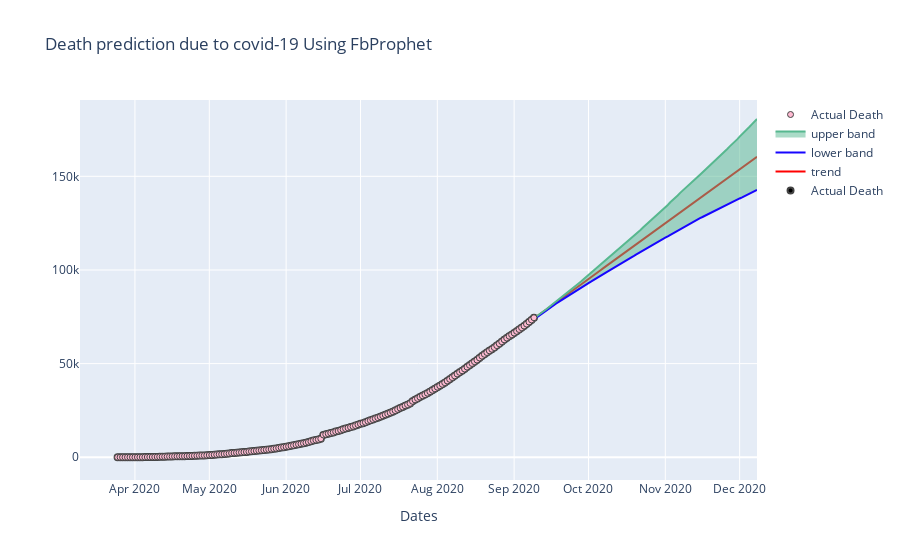

Source (notebook cell):
### Code cell
py.offline.iplot(figure)
plt.show()

### Figure 1 — Plotly figure (JSON) as saved in the notebook; plotly's stock layout.template omitted (floating-point values rounded to 4 significant figures; data arrays with more than 128 entries replaced by an {"elided": "..."} marker saying what was removed)
{"data": [{"name": "Actual Death", "y": {"elided": "169 int values"}, "mode": "markers", "marker": {"color": "black", "line": {"width": 2}}, "x": {"elided": "169 str values"}, "type": "scatter"}, {"name": "trend", "y": {"elided": "259 float values"}, "mode": "lines", "marker": {"color": "red", "line": {"width": 3}}, "x": {"elided": "259 str values"}, "type": "scatter"}, {"name": "lower band", "mode": "lines", "y": {"elided": "259 float values"}, "x": {"elided": "259 str values"}, "line": {"color": "#1705ff"}, "type": "scatter"}, {"name": "upper band", "mode": "lines", "y": {"elided": "259 float values"}, "x": {"elided": "259 str values"}, "line": {"color": "#57b88f"}, "type": "scatter", "fill": "tonexty"}, {"name": "Actual Death", "y": {"elided": "169 int values"}, "mode": "markers", "marker": {"color": "#FFBAD2", "line": {"width": 1}}, "x": {"elided": "169 str values"}, "type": "scatter"}], "layout": {"xaxis": {"zeroline": true, "ticklen": 2, "title": {"text": "Dates"}}, "title": {"text": "Death prediction due to covid-19 Using FbProphet"}}}
